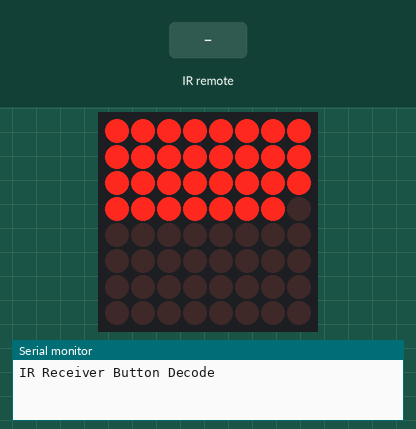
The sketch below on a simulated Arduino Uno, built with avr-gcc and run on an emulated ATmega328P. Shown: 8×8 LED matrix, the last lines printed to the serial monitor. The inputs (shaded band) are chosen by the test bench.

Above: at 1.2 s.
1.3 s: infrared code 0xFF629D received
At 2.2 s:
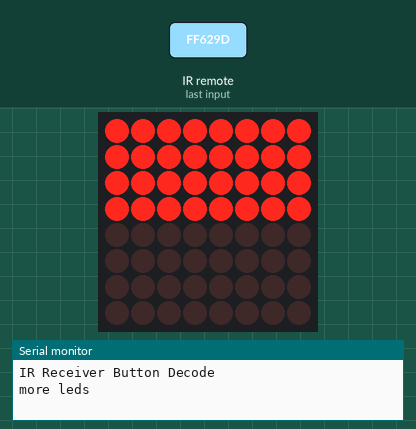
3.3 s: infrared code 0xFFFFFFFF received
At 4.7 s:
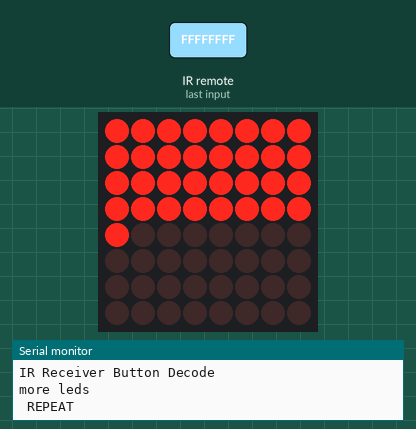
5.3 s: infrared code 0xFF629D received
At 7.0 s:
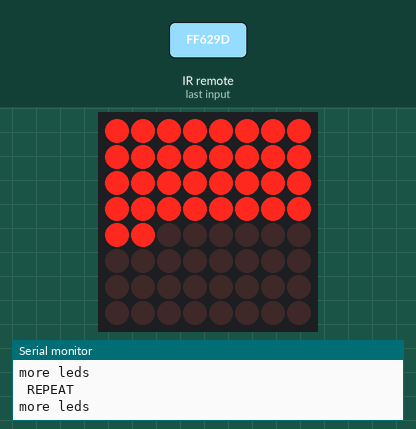
7.3 s: infrared code 0xFFFFFFFF received
At 8.2 s:
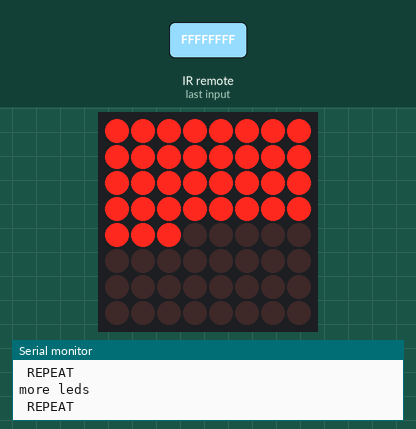
9.3 s: infrared code 0xFFA857 received
At 11.1 s:
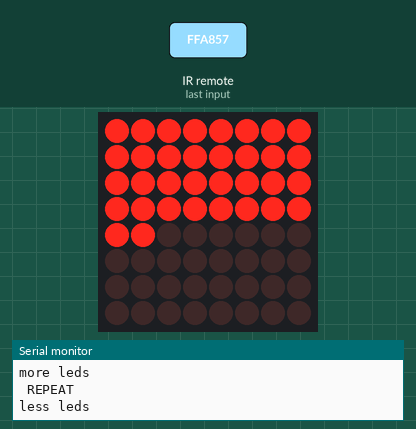
Timing chart, 0 to 12.6 s (numbered marks = the images above; inputs shaded):
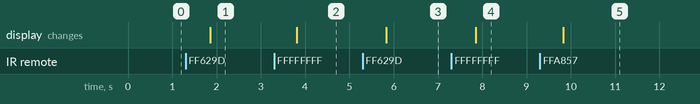

Measured:
- after the input at 1.3 s, the display: changes after 0.55 s (image 1)
- after the input at 3.3 s, the display: changes after 0.51 s (image 2)
- after the input at 5.3 s, the display: changes after 0.53 s (image 3)
- after the input at 7.3 s, the display: changes after 0.56 s (image 4)
- after the input at 9.3 s, the display: changes after 0.53 s (image 5)

The sketch:

irledmatrix.ino
```cpp
/*
 * led matrix ir controlled
 * ir in pin 8
 * led in 12-10
 */

#include "IRremote.h"
#include "LedControl.h"

int receiver = 8; // Signal Pin of IR receiver to Arduino Digital Pin 8

/*-----( Declare objects )-----*/
IRrecv irrecv(receiver);     // create instance of 'irrecv'
decode_results results;      // create instance of 'decode_results'

LedControl lc=LedControl(12,10,11,1);
unsigned long delaytime1=500;
unsigned long delaytime2=50;

boolean add = true;

int addIR(int previous){

  int next = previous;

  switch(results.value)

  {
  case 0xFF629D:
    next++;
    add = true;
    Serial.println("more leds");
    break;
  case 0xFFA857:
    next--;
    add = false;
    Serial.println("less leds");
    break;
  case 0xFFFFFFFF:
    Serial.println(" REPEAT");
    if(add)
      next++;
     else
      next--;
    break;
  default:
    Serial.println(" other button   ");

  }// End Case

  delay(500); // Do not get immediate repeat

  if(next>64){
    next = 64;
  }

  if(next<0){
    next = 0;
  }

  return next;
}

void draw(int val){
  int index = 0;
  lc.clearDisplay(0);
  for(int row=0;row<8;row++) {
    for(int col=0;col<8;col++) {
      if(++index<val){
        lc.setLed(0,row,col,true);
      }
    }
  }
}

void setup() {

  Serial.begin(9600);
  Serial.println("IR Receiver Button Decode");
  irrecv.enableIRIn(); // Start the receiver

    lc.shutdown(0,false);
  /* Set the brightness to a medium values */
  lc.setIntensity(0,8);
  /* and clear the display */
  lc.clearDisplay(0);

}

int current = 32;

void loop() {

  draw(current);

  if (irrecv.decode(&results)){
    current = addIR(current);
    irrecv.resume();
    draw(current);
  }

  delay(50);

}
```
